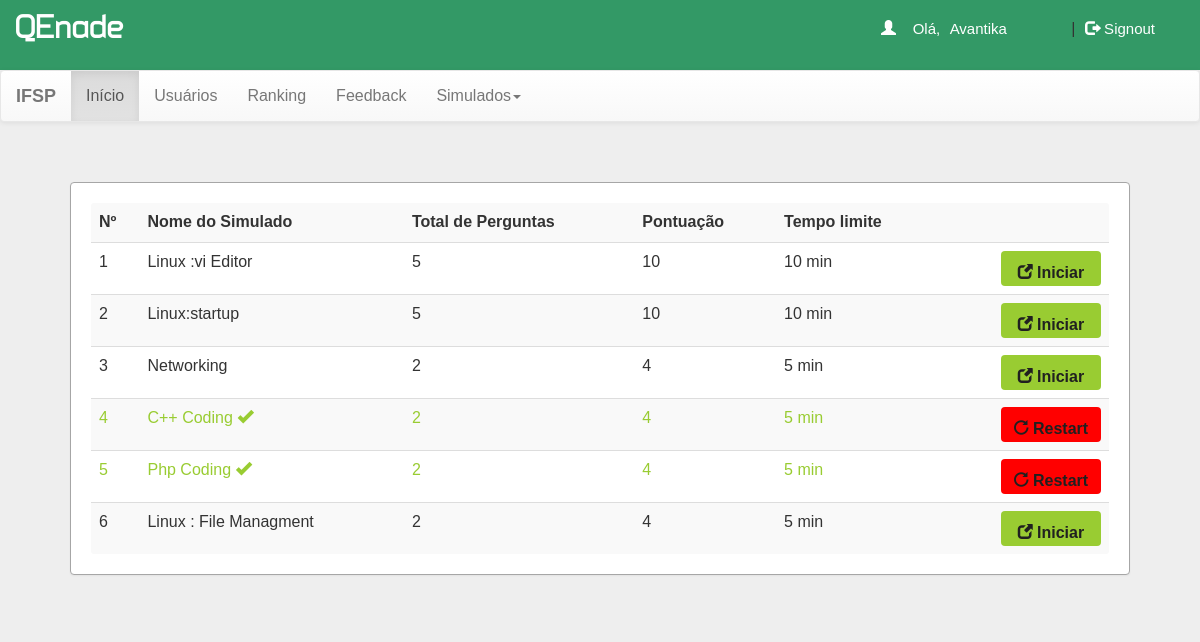
The app's page /dados.php (signed in) with its own data.
### tables this page shows
CREATE TABLE IF NOT EXISTS `simulado` (
  `eid` text NOT NULL,
  `title` varchar(100) NOT NULL,
  `sahi` int(11) NOT NULL,
  `wrong` int(11) NOT NULL,
  `total` int(11) NOT NULL,
  `time` bigint(20) NOT NULL,
  `intro` text NOT NULL,
  `tag` varchar(100) NOT NULL,
  `date` timestamp NOT NULL DEFAULT CURRENT_TIMESTAMP ON UPDATE CURRENT_TIMESTAMP
);

### dados.php (the view, shortened to what this page needs)
<!DOCTYPE html>
<html lang="pt-br">
<head><meta name="viewport" content="width=device-width, initial-scale=1">
<link  rel="stylesheet" href="css/bootstrap.min.css"/>
 <link  rel="stylesheet" href="css/bootstrap-theme.min.css"/>
 <link rel="stylesheet" href="css/main.css">
 <link  rel="stylesheet" href="css/font.css">
</head>
<body  style="background:#eee;">
<div class="header">
<div class="row">
<div class="col-lg-6">
<span class="logo">QEnade</span></div>
<?php
 include_once 'conexao.php';
$email=$_SESSION['email'];
  if(!(isset($_SESSION['email']))){
header("location:index.php");
}
else
{
$name = $_SESSION['name'];
echo '<span class="pull-right top title1" ><span class="log1"><span class="glyphicon glyphicon-user" aria-hidden="true"></span>&nbsp;&nbsp;&nbsp;&nbsp;Olá,</span> <a href="contausuario.php" class="log log1">'.$name.'</a>&nbsp;|&nbsp;<a href="logout.php?q=contausuario.php" class="log"><span class="glyphicon glyphicon-log-out" aria-hidden="true"></span>&nbsp;Signout</button></a></span>';
}?>
</div></div>
<nav class="navbar navbar-default title1">
  <div class="container-fluid">
    <div class="navbar-header">
      <a class="navbar-brand" href="http://btv.ifsp.edu.br"><b>IFSP</b></a>
    </div>
    <div class="collapse navbar-collapse" id="bs-example-navbar-collapse-1">
      <ul class="nav navbar-nav">
        <li <?php if(@$_GET['q']==0) echo'class="active"'; ?>><a href="dados.php?q=0">Início<span class="sr-only">(current)</span></a></li>
        <li <?php if(@$_GET['q']==1) echo'class="active"'; ?>><a href="dados.php?q=1">Usuários</a></li>
		<li <?php if(@$_GET['q']==2) echo'class="active"'; ?>><a href="dados.php?q=2">Ranking</a></li>
		<li <?php if(@$_GET['q']==3) echo'class="active"'; ?>><a href="dados.php?q=3">Feedback</a></li>
        <li class="dropdown <?php if(@$_GET['q']==4 || @$_GET['q']==5) echo'active"'; ?>">
          <a href="#" class="dropdown-toggle" data-toggle="dropdown" role="button" aria-haspopup="true" aria-expanded="false">Simulados<span class="caret"></span></a>
        </li>
      </ul>
          </div>
  </div>
</nav>
<div class="container">
<div class="row">
<div class="col-md-12">
<?php if(@$_GET['q']==0) {
$result = mysqli_query($con,"SELECT * FROM simulado ORDER BY date DESC") or die('Error');
echo  '<div class="panel"><table class="table table-striped title1">
<tr><td><b>Nº</b></td><td><b>Nome do Simulado</b></td><td><b>Total de Perguntas</b></td><td><b>Pontuação</b></td><td><b>Tempo limite</b></td><td></td></tr>';
$c=1;
while($row = mysqli_fetch_array($result)) {
	$title = $row['title'];
	$total = $row['total'];
	$sahi = $row['sahi'];
    $time = $row['time'];
	$eid = $row['eid'];
$q12=mysqli_query($con,"SELECT score FROM historico WHERE eid='$eid' AND email='$email'" )or die('Error98');
$rowcount=mysqli_num_rows($q12);
if($rowcount == 0){
	echo '<tr><td>'.$c++.'</td><td>'.$title.'</td><td>'.$total.'</td><td>'.$sahi*$total.'</td><td>'.$time.'&nbsp;min</td>
	<td><b><a href="contausuario.php?q=quiz&step=2&eid='.$eid.'&n=1&t='.$total.'" class="pull-right btn sub1" style="margin:0px;background:#99cc32"><span class="glyphicon glyphicon-new-window" aria-hidden="true"></span>&nbsp;<span class="title1"><b>Iniciar</b></span></a></b></td></tr>';
}
else
{
echo '<tr style="color:#99cc32"><td>'.$c++.'</td><td>'.$title.'&nbsp;<span title="This quiz is already solve by you" class="glyphicon glyphicon-ok" aria-hidden="true"></span></td><td>'.$total.'</td><td>'.$sahi*$total.'</td><td>'.$time.'&nbsp;min</td>
	<td><b><a href="crud.php?q=quizre&step=25&eid='.$eid.'&n=1&t='.$total.'" class="pull-right btn sub1" style="margin:0px;background:red"><span class="glyphicon glyphicon-repeat" aria-hidden="true"></span>&nbsp;<span class="title1"><b>Restart</b></span></a></b></td></tr>';
}
}
echo '</table></div>';
}
?>
</div>
</div></div>
</body>
</html>

### css/main.css (style rules this page uses)
body { overflow-x:hidden; width:100%; font: 15px "Century Gothic", "Times Roman", sans-serif; background:#eee; min-height:550px; background-attachment:fixed; }
.panel { border-color:#a6a6a6; margin:40px; padding:20px; font: 15px "Century Gothic", "Times Roman", sans-serif; }
.header { background:#339966; height:70px; }
.logo { font-family:'typo'; font-size:35px; color:white; margin:15px; }
.title1 { font: 16px "Century Gothic", "Times Roman", sans-serif; }
.sub1 { width:90px; color:#202020; background:white; font-size:15px; height:35px; margin:20px; padding:10px; width:100px; }
.top { margin-top:20px; }
.log1 { font: 15px 'Ubuntu', sans-serif; color:white; margin-left:10px; }
.log { margin:10px; margin-right:60px; margin-left:5px; color:white; text-decoration:none; font-size:20px; font-size:15px; }

### records on screen
simulado: title "Linux :vi Editor", total "5", $sahi*$total "10", time "10"
simulado: title "Linux:startup", total "5", $sahi*$total "10", time "10"
simulado: title "Networking", total "2", $sahi*$total "4", time "5"
simulado: title "C++ Coding", total "2", $sahi*$total "4", time "5"
simulado: title "Php Coding", total "2", $sahi*$total "4", time "5"
simulado: title "Linux : File Managment", total "2", $sahi*$total "4", time "5"

### other values on screen
$name "Avantika"
